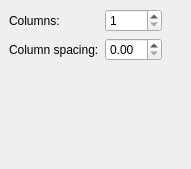
<ui version="4.0" >
 <class>KWDocumentColumns</class>
 <widget class="QWidget" name="KWDocumentColumns" >
  <property name="geometry" >
   <rect>
    <x>0</x>
    <y>0</y>
    <width>191</width>
    <height>169</height>
   </rect>
  </property>
  <layout class="QGridLayout" >
   <property name="leftMargin" >
    <number>9</number>
   </property>
   <property name="topMargin" >
    <number>9</number>
   </property>
   <property name="rightMargin" >
    <number>9</number>
   </property>
   <property name="bottomMargin" >
    <number>9</number>
   </property>
   <property name="horizontalSpacing" >
    <number>6</number>
   </property>
   <property name="verticalSpacing" >
    <number>6</number>
   </property>
   <item row="2" column="0" colspan="2" >
    <spacer>
     <property name="orientation" >
      <enum>Qt::Vertical</enum>
     </property>
     <property name="sizeHint" >
      <size>
       <width>121</width>
       <height>61</height>
      </size>
     </property>
    </spacer>
   </item>
   <item rowspan="3" row="0" column="2" >
    <widget class="QWidget" native="1" name="previewPane" >
     <property name="sizePolicy" >
      <sizepolicy vsizetype="Preferred" hsizetype="Preferred" >
       <horstretch>1</horstretch>
       <verstretch>0</verstretch>
      </sizepolicy>
     </property>
    </widget>
   </item>
   <item row="1" column="1" >
    <widget class="KoUnitDoubleSpinBox" name="spacing" />
   </item>
   <item row="0" column="1" >
    <widget class="QSpinBox" name="columns" >
     <property name="minimum" >
      <number>1</number>
     </property>
    </widget>
   </item>
   <item row="0" column="0" >
    <widget class="QLabel" name="columnsLabel" >
     <property name="sizePolicy" >
      <sizepolicy vsizetype="Preferred" hsizetype="Fixed" >
       <horstretch>0</horstretch>
       <verstretch>0</verstretch>
      </sizepolicy>
     </property>
     <property name="text" >
      <string>Columns:</string>
     </property>
     <property name="buddy" >
      <cstring>columns</cstring>
     </property>
    </widget>
   </item>
   <item row="1" column="0" >
    <widget class="QLabel" name="spacingLabel" >
     <property name="text" >
      <string>Column spacing:</string>
     </property>
     <property name="buddy" >
      <cstring>spacing</cstring>
     </property>
    </widget>
   </item>
  </layout>
 </widget>
 <customwidgets>
  <customwidget>
   <class>KoUnitDoubleSpinBox</class>
   <extends>QDoubleSpinBox</extends>
   <header>KoUnitDoubleSpinBox.h</header>
  </customwidget>
 </customwidgets>
 <resources/>
 <connections/>
</ui>
